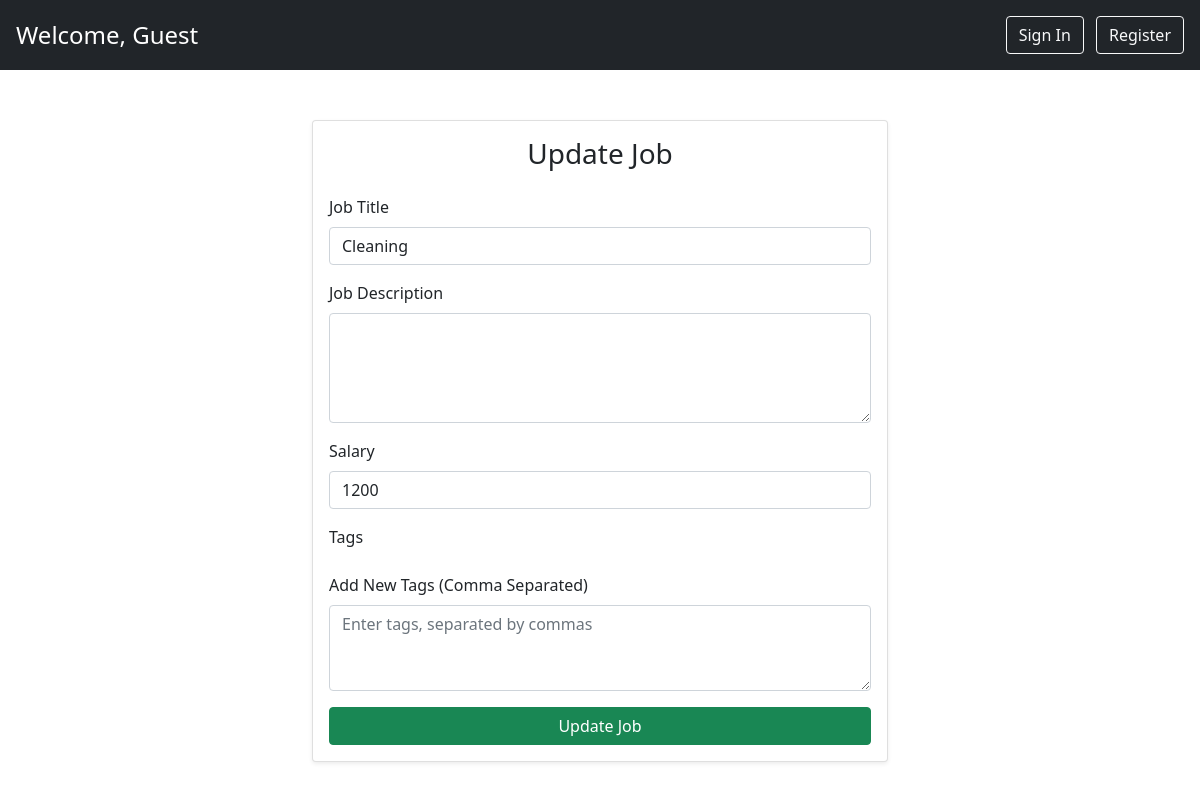
The app's page /job/update/3/ (signed in), older data.
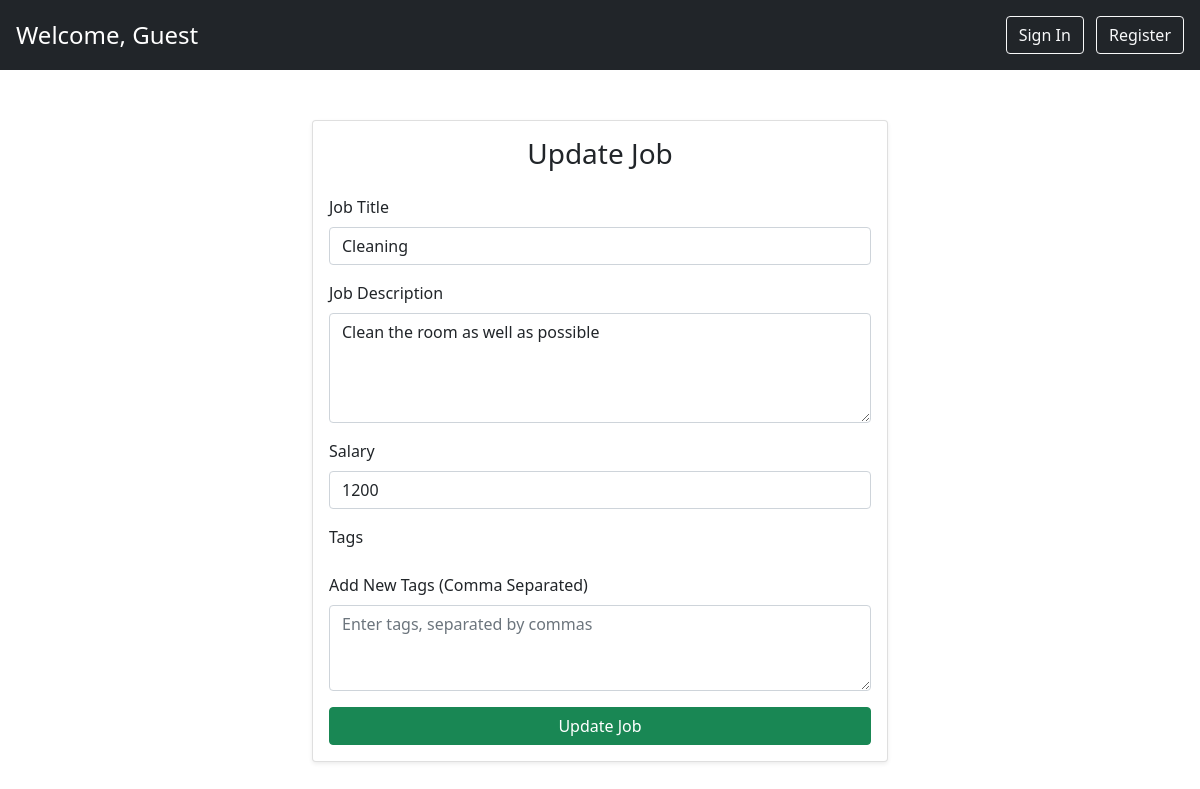
The same page, newer data.
### jobs/models.py (models this page shows, shortened)
class Job(models.Model):
    title = models.CharField(max_length=255)
    description = models.TextField(blank=True)
    salary = models.IntegerField()
    company = models.ForeignKey(Company, on_delete=models.CASCADE, related_name='jobs',null=False)  # One company can have many jobs (for total participation the foreignky has null constraint)

### jobs/views.py (the view)
# urls.py: path('update/<int:id>/',update_job,name="updatejob"),
@login_required
def update_job(request, id):
    job = get_object_or_404(Job, id=id)
    company = Company.objects.filter(user=request.user).first()
    if job.company != company:
        return JsonResponse({'error':'401','message':'something went wrong'})
    if request.method == 'POST':
        form = JobForm(request.POST, instance=job)
        if form.is_valid():
            job = form.save()  # Save the updated job
            tags = form.cleaned_data.get('tags')
            if tags:
                tag_list = [tag.strip() for tag in tags.split(',')]  # Split and clean the tags
                Tag.objects.filter(job=job).delete()
                for tag in tag_list:
                    Tag.objects.get_or_create(tag=tag, job=job)
            return redirect('home')
        else:
            print(form.errors)
        return render(request, 'update-job.html', {'form': form, 'job': job})
    else:
        tags = Tag.objects.filter(job=job)  # Get tags associated with the job
        form = JobForm(instance=job)
        return render(request, 'update-job.html', {'form': form, 'job': job, 'tags': tags})

### jobs/forms.py
class JobForm(forms.ModelForm):
    tags = forms.CharField(
        required=False,
        widget=forms.Textarea(attrs={'placeholder': 'Enter tags separated by commas'}),
        label="Tags"
    )
    class Meta:
        model = Job
        fields = ['title', 'description','salary','tags']

### authentication/templates/update-job.html (shortened to what this page needs)
<!DOCTYPE html>
<html lang="en">
<head>
    <link href="https://cdn.jsdelivr.net/npm/bootstrap@5.0.2/dist/css/bootstrap.min.css" rel="stylesheet">
</head>
<body>
    <div class="bg-dark text-white p-3">
        <div class="d-flex justify-content-between align-items-center">
            <div class="fs-4">Welcome, Guest</div>
            <div>
                <a href="/auth/login/" class="btn btn-outline-light ms-2">Sign In</a>
                <a href="/auth/register/" class="btn btn-outline-light ms-2">Register</a>
            </div>
        </div>
    </div>
    <div class="container">
        <div class="card shadow-sm">
            <div class="card-body">
                <h3 class="card-title text-center mb-4">Update Job</h3>
                <form method="post">
                    <div class="mb-3">
                        <label for="title" class="form-label">Job Title</label>
                        <input type="text" id="title" name="title" class="form-control" value="{{ job.title }}" required>
                    </div>
                    <div class="mb-3">
                        <label for="description" class="form-label">Job Description</label>
                        <textarea id="description" name="description" class="form-control" rows="4" required>{{ job.description }}</textarea>
                    </div>
                    <div class="mb-3">
                        <label for="salary" class="form-label">Salary</label>
                        <input type="number" id="salary" name="salary" class="form-control" value="{{ job.salary }}" required>
                    </div>
                    <div class="mb-3">
                        <label for="tags" class="form-label">Tags</label>
                    </div>
                    <div class="mb-3">
                        <label for="tags_input" class="form-label">Add New Tags (Comma Separated)</label>
                        <textarea id="tags_input" name="tags" class="form-control" rows="3" placeholder="Enter tags, separated by commas"></textarea>
                    </div>
                    <div class="d-grid gap-2">
                        <button type="button" onclick="solve()" class="btn btn-success">Update Job</button>
                    </div>
                </form>
            </div>
        </div>
    </div>
</body>
</html>

Row changes from the older to the newer data that the page shows:
changed Job "Cleaning": description (not shown) → "Clean the room as well as possible"
